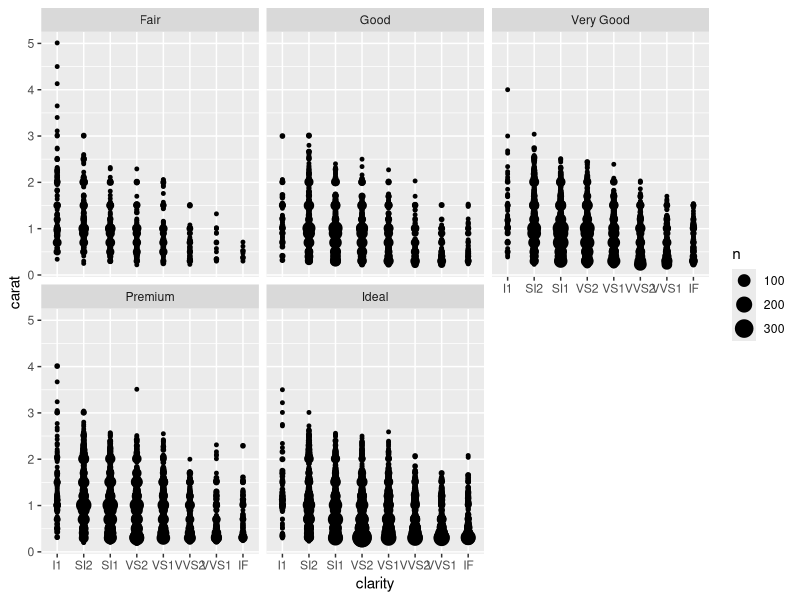
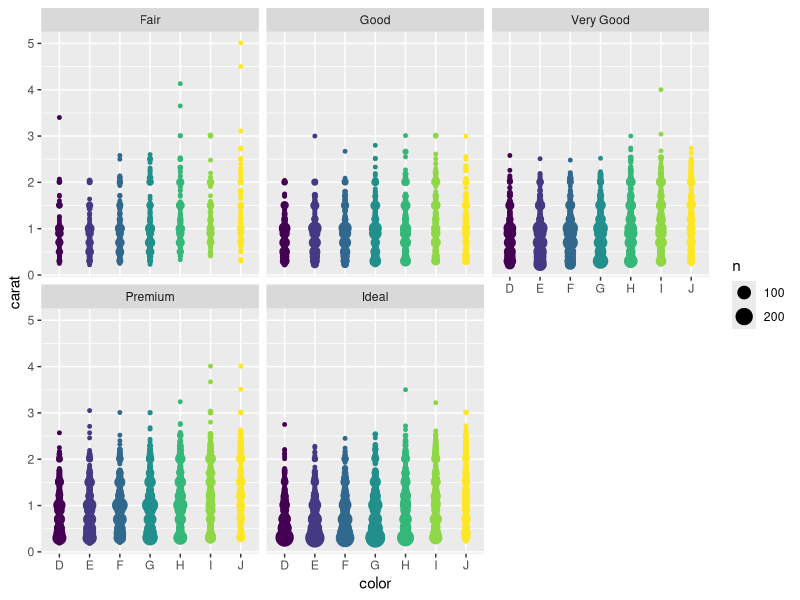

Reproduce these figures in R, in order.
## ---- chunk 1
library(ggplot2)
diamonds

# (For later)
# diamonds <- diamonds[diamonds$price < 2400]
## ---- chunk 2
ggplot(diamonds) + 
  geom_count(aes(clarity, carat)) +
  guides(color = FALSE) + 
  facet_wrap(~cut)
## ---- chunk 3
ggplot(diamonds) + 
  geom_count(aes(color, carat, color = color)) +
  guides(color = FALSE) + 
  facet_wrap(~cut)
